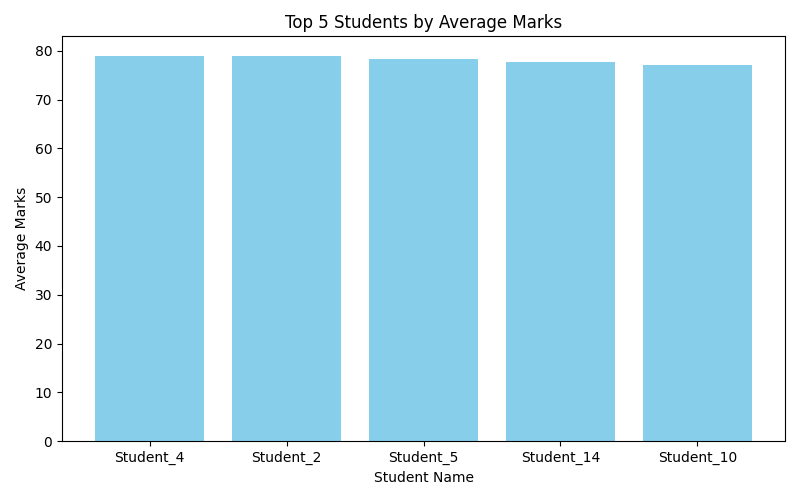

This chart was generated by the following Python code:
import pandas as pd
import matplotlib.pyplot as plt

# Load data
df = pd.read_csv('/Users/nehakumari/Desktop/da sem 4 /students_marks_dataset.csv')

# Calculate average marks
df['Average Marks'] = df[['Maths', 'Science', 'English']].mean(axis=1)

# Sort and select top 5
top5 = df.sort_values(by='Average Marks', ascending=False).head(5)

# Plot
plt.figure(figsize=(8, 5))
plt.bar(top5['Name'], top5['Average Marks'], color='skyblue')
plt.title('Top 5 Students by Average Marks')
plt.ylabel('Average Marks')
plt.xlabel('Student Name')
plt.tight_layout()
plt.savefig('top5_avg_marks.png')
plt.show()

